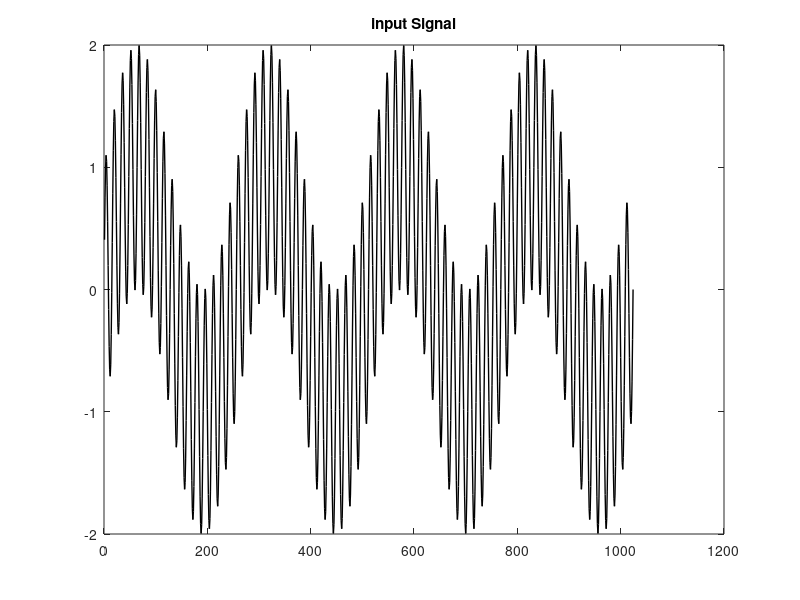

Here is the MATLAB script that generated this plot: (Note: this script raises an error after producing the figure.)
% The example shows how to decomposed the signal by EEMD
function [] = example_eemd()   

inputCase = 1;

if(inputCase == 1) % Input Signal
 n = 1024;
 t = 1:n;
 x =  sin((2*pi*t/16)) + sin(2*pi*t/256);
elseif(inputCase == 2) % Blood Flow Velocity
 % example in the paper [22]
 % K. Hu, M. T. Lo, C. K. Peng, Y. Liu, and V. Novak,
 %A Nonlinear Dynamic Approach Reveals a Long-Term Stroke Effect on Cerebral Blood Flow Regulation at Multiple Time Scales
 %, PLoS Computational Biology, 8 (2012), e1002601.
     load BFVL.mat;
     x = BFVL;
end

t = 1:length(x); figure; plot(x,'k','LineWIdth',1); title('input Signal');

fprintf('************ RUN RCADA EEMD ***********\n');

Nstd = 0.4;
NE = 200; % # of ensemble
numImf = 8; % # of imfs
runCEEMD = 0;
maxSift = 10;
typeSpline = 2;
toModifyBC = 2;
randType = 2;
seedNo = 0;
checksignal = 1;

tic;

[imf] = rcada_eemd(x,Nstd,NE,numImf); % run EEMD [3]
   %[imf] = rcada_eemd(x,0,1,numImf); % run EMD [2]
 %[imf] = rcada_eemd(x,Nstd,NE,numImf,runCEEMD,maxSift,typeSpline,toModifyBC,randType,seedNo,checksignal); % EEMD [3]
 % [imf] = rcada_eemd(x,Nstd,NE,numImf,1,maxSift,typeSpline,toModifyBC,randType,seedNo,checksignal); % CEEMD [4]
toc;

%imf = imf';

figure;  
nimf = size(imf,1); 
for (m=1:nimf)
  subplot(nimf,1,m); plot(t,imf(m,:),'k','LineWIdth',1.5);
end
subplot(nimf,1,1); title('IMFs');

[1];



